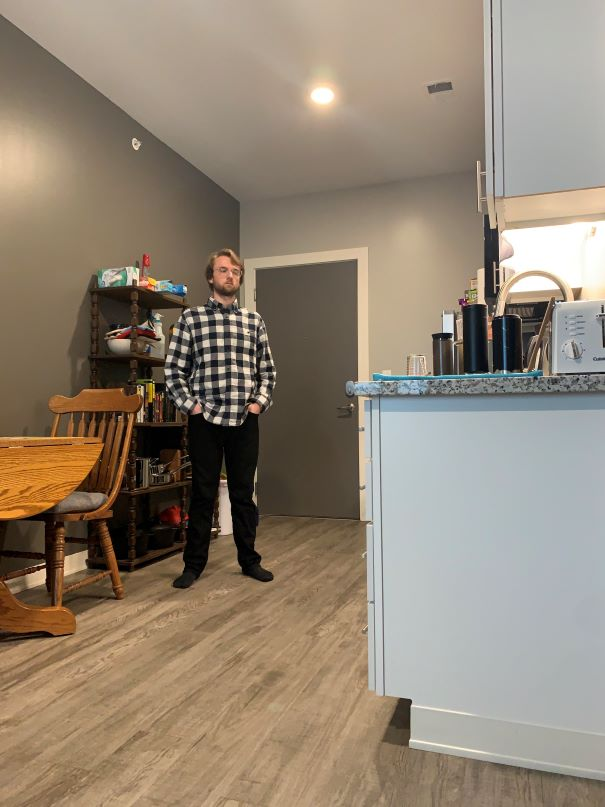
#> input picture imageTestingFiles/samplePictures/body.jpg, 605 x 807 px, given in place of the camera
$ python camera.py
#> lines starting #> are read from the running program, lines starting #| are printed output that depends on the picture; after the words box and inside, x2 and y2 are one past the last pixel; in counts of white or black regions, pixels touching at a corner belong together

# import the opencv library
import cv2
from PIL import Image, ImageFilter, ImageOps
import numpy as np

# globals
resize = False
harr_cascades = False


# define a video capture object
vid = cv2.VideoCapture(0)

while(True):

    # Capture the video frame
    # by frame
    _, frame = vid.read()
#> frame is the input picture: shape (807, 605, 3); mean B, G, R 116.1, 132.7, 146.4

    # Convert to graycsale
    frameGray = cv2.cvtColor(frame, cv2.COLOR_BGR2GRAY)
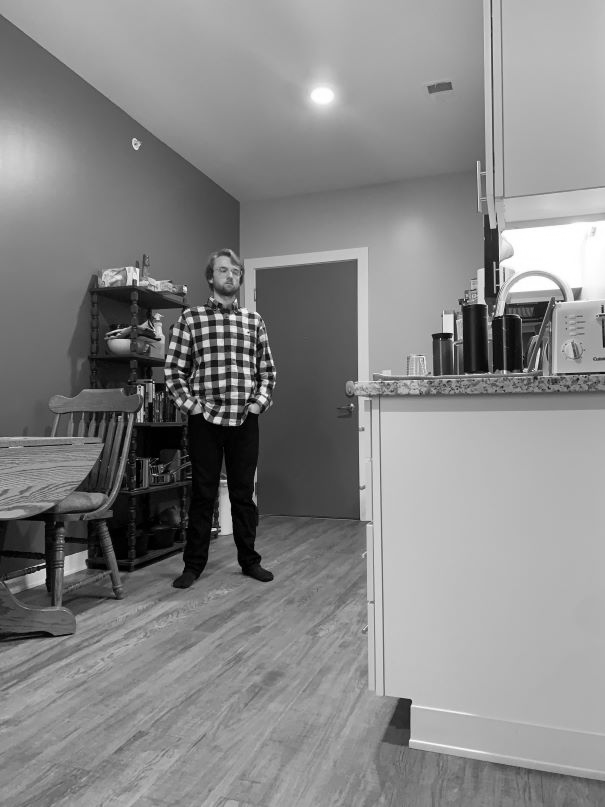
#> frameGray: shape (807, 605); min 0, max 255, mean 134.9

    # harr cascades if that's a direction we want to take with the recognition
    if harr_cascades:
        haarCascade = cv2.CascadeClassifier('./cvAlgos/haarcascade_frontalface_default.xml')

        faceRectangles = haarCascade.detectMultiScale(frameGray, 1.1, 2)

        # draw the harr recognition rectangles for harr cascade
        for (x, y, w, h) in faceRectangles:
            cv2.rectangle(frame, (x, y), (x+w, y+h), (0, 255, 0), 2)


    # Blur the image for better edge detection
    frameBlur = cv2.GaussianBlur(frameGray, ksize=(5,5), sigmaX=0)
    med_val = np.median(frameGray)
#> med_val = 144
    lower = int(max(0 ,0.7*med_val))
#> lower = 100
    upper = int(min(255,1.3*med_val))
#> upper = 187

    # playing with pillow, ignore for now unless you wanna change some blurring settings
    #pillowBlur = Image.fromarray(frameBlur)
    #pillowEnhance = pillowBlur.filter(ImageFilter.EDGE_ENHANCE)
    #frameBlurEnhance = np.asarray(pillowEnhance)


    # Canny Edge Detection
    frameEdges = cv2.Canny(image=frameBlur, threshold1=lower, threshold2=upper) # Canny Edge Detection
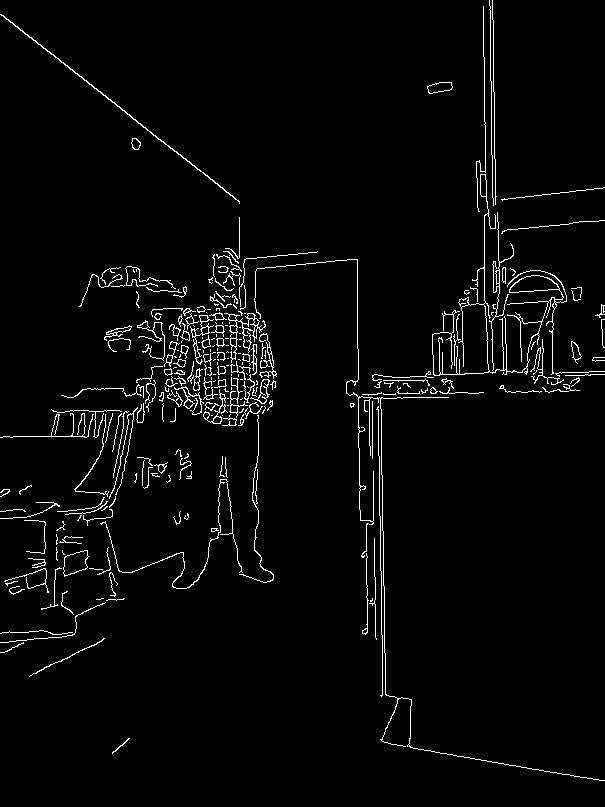
#> frameEdges: shape (807, 605); 2.9% white in thin lines or dots

    # pillow filtering
    pillowEdges = Image.fromarray(frameEdges)
    if resize:
        imgSmall = pillowEdges.resize((20,20), resample=Image.Resampling.BILINEAR)
        pillowResult = imgSmall.resize(pillowEdges.size, Image.Resampling.NEAREST)
        pillowResult = ImageOps.invert(pillowEdges)

    # invert the image by default
    pillowResultInverted = ImageOps.invert(pillowEdges)
#> pillowResultInverted: PIL image 605x807 L; 97.1% white; black in thin lines or dots

    # back to array type for cv2
    frameEdgesFinal = np.asarray(pillowResultInverted)

    # Display Canny Edge Detection Image
    cv2.imshow('Edges Pixelated', frameEdgesFinal)

    # Display the color frame (and harr boxes if used)
    cv2.imshow('Color Frame', frame)

    # the 'q' button is set as the
    # quitting button you may use any
    # desired button of your choice
    if cv2.waitKey(1) & 0xFF == ord('q'):
#> (key q is pressed here)
        break

# After the loop release the cap object
vid.release()
# Destroy all the windows
cv2.destroyAllWindows()

$ run again, on imageTestingFiles/samplePictures/handSmall.jpg
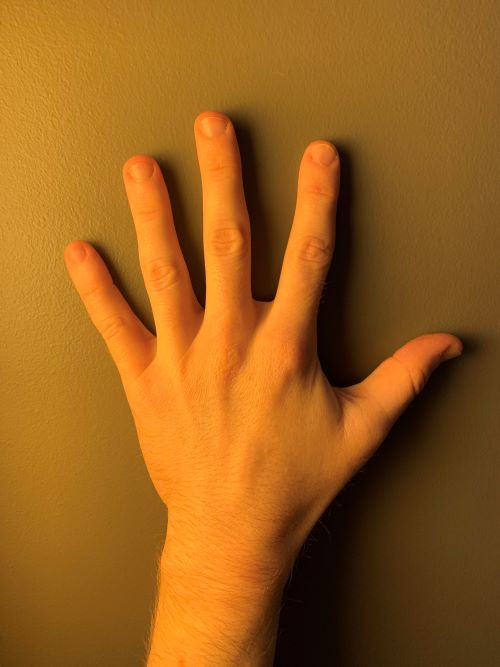
#> input picture imageTestingFiles/samplePictures/handSmall.jpg, 500 x 667 px, given in place of the camera
#> frame is the input picture: shape (667, 500, 3); mean B, G, R 28, 95.2, 152.7
#> `frameGray = cv2.cvtColor(frame, cv2.COLOR_BGR2GRAY)`:
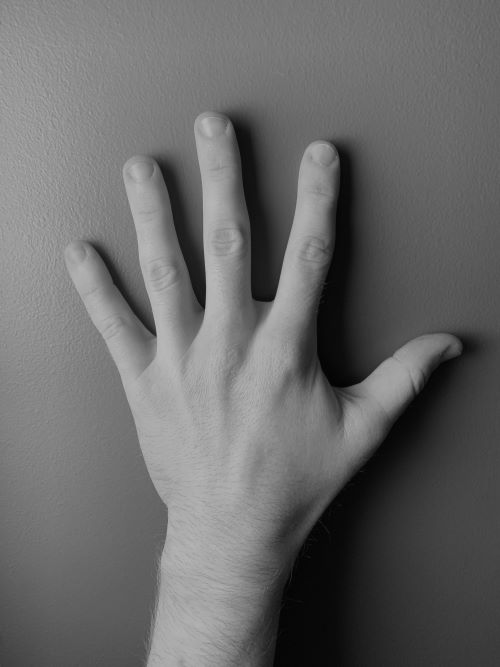
#> frameGray: shape (667, 500); min 2, max 189, mean 104.8
#> med_val = 111
#> lower = 77
#> upper = 144
#> `frameEdges = cv2.Canny(image=frameBlur, threshold1=lower, threshold2=u..`:
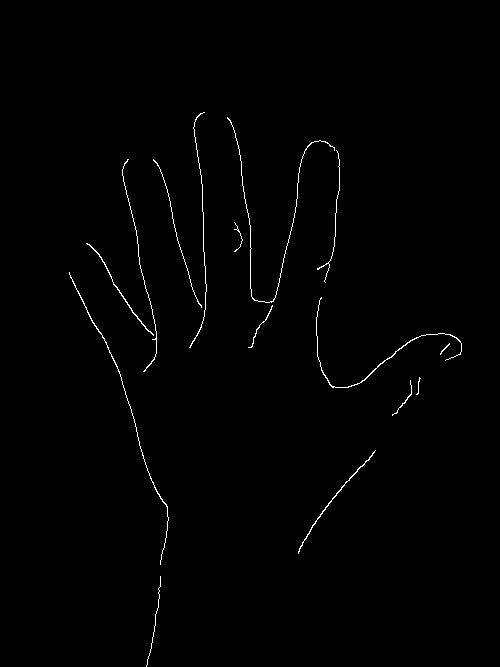
#> frameEdges: shape (667, 500); 0.74% white in thin lines or dots, all inside (x1, y1, x2, y2) = (69, 112, 462, 667)
